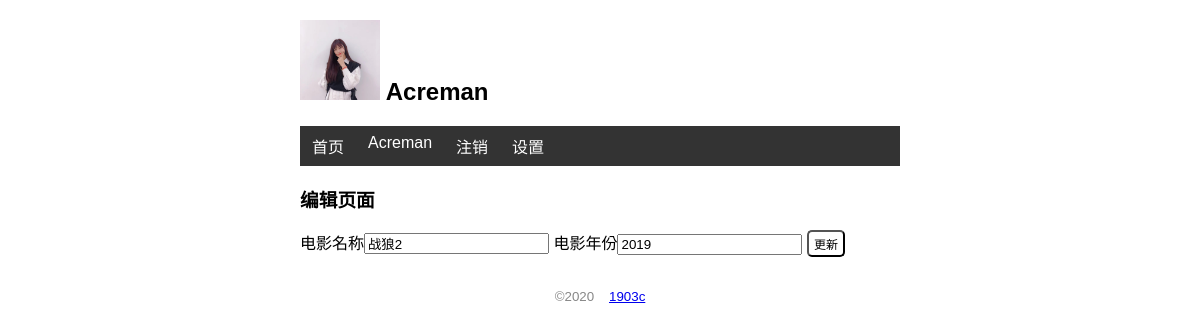
Screenshot of /movie/edit/1 (signed in) with the database file from the repository.
### app.py (models this page shows, shortened)
class User(db.Model,UserMixin):
    id = db.Column(db.Integer,primary_key=True)
    name = db.Column(db.String(24))
    username = db.Column(db.String(20))
    password_hash = db.Column(db.String(128))

class Movie(db.Model):
    id = db.Column(db.Integer,primary_key=True)
    title = db.Column(db.String(64))
    year = db.Column(db.String(4))

### app.py (the view, shortened to what this page needs)
@app.route('/movie/edit/<int:movie_id>',methods=['GET','POST'])
@login_required
def edit(movie_id):
    movie = Movie.query.get_or_404(movie_id)
    context = {"movie":movie}
    return render_template("edit.html",**context)

### app.py (called while the page is built)
@login_manager.user_loader
def load_user(user_id):  # 创建用户加载回调函数，接受用户ID作为参数
    user = User.query.get(user_id)
    return user

@app.context_processor
def common_user():
    user = User.query.first()
    return dict(user=user)

### templates/edit.html
{% extends 'base.html' %}
{% block content %}
<h3>编辑页面</h3>
<form method="post" action="">
    电影名称<input type="text" name="title" autocomplete="off" value="{{ movie.title }}" required>
    电影年份<input type="text" name="year" autocomplete="off" value="{{ movie.year }}" required>
    <input type="submit" value="更新" class="btn">
</form>
{% endblock %}

### templates/base.html (shortened to what this page needs)
<!DOCTYPE html>
<html lang="en">
<head>
    {% block head %}
    <link rel="stylesheet" href="{{ url_for('static',filename='css/style.css') }}">
    {% endblock %}
</head>
<body>
    <h2>
        <img src="{{ url_for('static',filename='images/tt2.jpg') }}" alt="头像" class="avatar">
        {{ user.name }}
    </h2>
    <nav>
        <ul>
            <li>
                <a href="{{ url_for('index') }}">首页</a>
            </li>
            {% if not current_user.is_authenticated %}
            <li>
                <a href="{{ url_for('login') }}">登陆</a>
            </li>
            {% else %}
            <li>
                <a href="">{{current_user.name}}</a>
            </li>
            {% endif %}
            {% if current_user.is_authenticated %}
            <li>
                <a href="{{ url_for('logout') }}">注销</a>
            </li>
            <li>
                <a href="{{ url_for('setting') }}">设置</a>
            </li>
            {% endif %}
        </ul>
    </nav>
    {% block content %}
    {% endblock %}
    <footer>
        <small>
            &copy;2020 &nbsp;&nbsp;&nbsp;<a href="#">1903c</a>
        </small>
    </footer>
</body>
</html>

### static/css/style.css (style rules this page uses)
.avatar { width: 80px; }
body { margin: 0 auto; max-width: 600px; font-size: 16px; font-family: Arial, Helvetica, sans-serif; }
footer { color: #888888; margin-top: 20px; text-align: center; padding: 10px; }
nav ul { list-style-type: none; margin: 0; padding: 0; overflow: hidden; background-color: #333333; }
nav li { float: left; }
nav li a { display: block; color: white; text-align: center; padding: 8px 12px; text-decoration: none; }
.btn { font-size: 12px; padding: 3px 5px; text-decoration: none; cursor: pointer; background-color: white; color: black; border: 1px soild #555555; border-radius: 5px; }

### rows the page displays
User: name "Acreman"
Movie: title "战狼2", year "2019"
